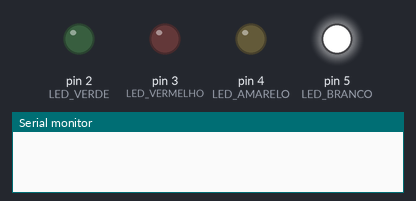
The sketch below on a simulated Arduino Uno, built with avr-gcc and run on an emulated ATmega328P. Parts: output pins drawn as LEDs (lit = HIGH), the last lines printed to the serial monitor. Random numbers use the default seed unless the sketch sets one.

Above: at 0.1 s.
At 9.1 s:
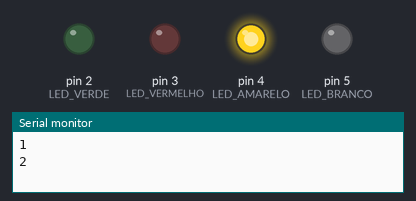
At 13.6 s:
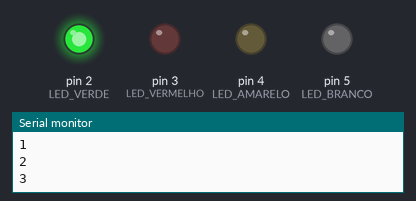
At 18.1 s:
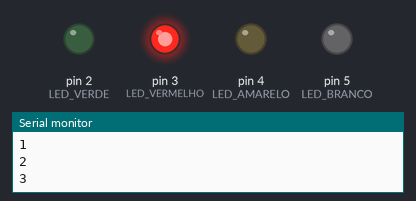
At 28.1 s:
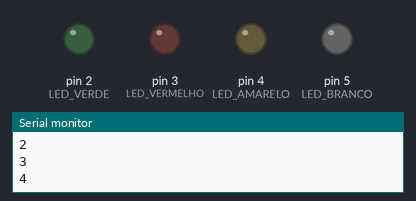
At 39.1 s:
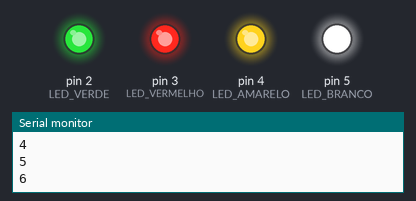
Timing chart, 0 to 40.0 s (numbered marks = the images above):
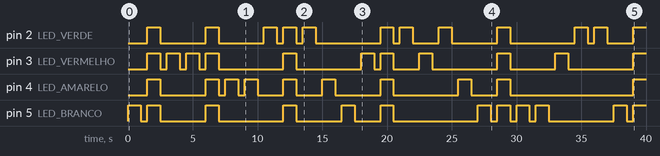

Measured:
- by itself, pin 2 (LED_VERDE): LOW → HIGH at 1.5 s, → LOW 1.0 s later, → HIGH 3.5 s later, → LOW 1.0 s later, … (23 changes in this stretch)
- by itself, pin 3 (LED_VERMELHO): LOW → HIGH at 1.5 s, → LOW 1.0 s later, → HIGH 0.50 s later, → LOW 1.0 s later, … (21 changes in this stretch)
- by itself, pin 4 (LED_AMARELO): LOW → HIGH at 1.5 s, → LOW 1.0 s later, → HIGH 3.5 s later, → LOW 1.0 s later, … (19 changes in this stretch)
- by itself, pin 5 (LED_BRANCO): LOW → HIGH at 0.00 s, → LOW 1.0 s later, → HIGH 0.50 s later, → LOW 1.0 s later, … (23 changes in this stretch)

The sketch:

O_tabuleiro_do_Genius.ino
```cpp
#define LED_VERDE 2
#define LED_VERMELHO 3
#define LED_AMARELO 4
#define LED_BRANCO 5
#define UM_SEGUNDO 1000
#define MEIO_SEGUNDO 500
int quant = 1;

void setup() {
  // put your setup code here, to run once:
	Serial.begin(9600);
	iniciarPortas();
}

void iniciarPortas(){
	pinMode(LED_VERDE, OUTPUT);
	pinMode(LED_VERMELHO, OUTPUT);
	pinMode(LED_AMARELO, OUTPUT);
	pinMode(LED_BRANCO, OUTPUT);
}


void loop() {
  // put your main code here, to run repeatedly:

	for(int i = 0; i < quant ; i++){
		int led = random(2, 6);
		piscarLed(led);
	}
	Serial.println(quant);
	piscarTodosLeds();
	quant++;

}

void piscarLed(int portaLed){
	//Serial.println(portaLed);
	digitalWrite(portaLed, HIGH);
	delay(UM_SEGUNDO);
	digitalWrite(portaLed, LOW);
	delay(MEIO_SEGUNDO);
}

void piscarTodosLeds(){
	digitalWrite(LED_VERDE, HIGH);
	digitalWrite(LED_VERMELHO, HIGH);
	digitalWrite(LED_AMARELO, HIGH);
	digitalWrite(LED_BRANCO, HIGH);
	delay(UM_SEGUNDO);
	digitalWrite(LED_VERDE, LOW);
	digitalWrite(LED_VERMELHO, LOW);
	digitalWrite(LED_AMARELO, LOW);
	digitalWrite(LED_BRANCO, LOW);
	delay(MEIO_SEGUNDO);
}
```
